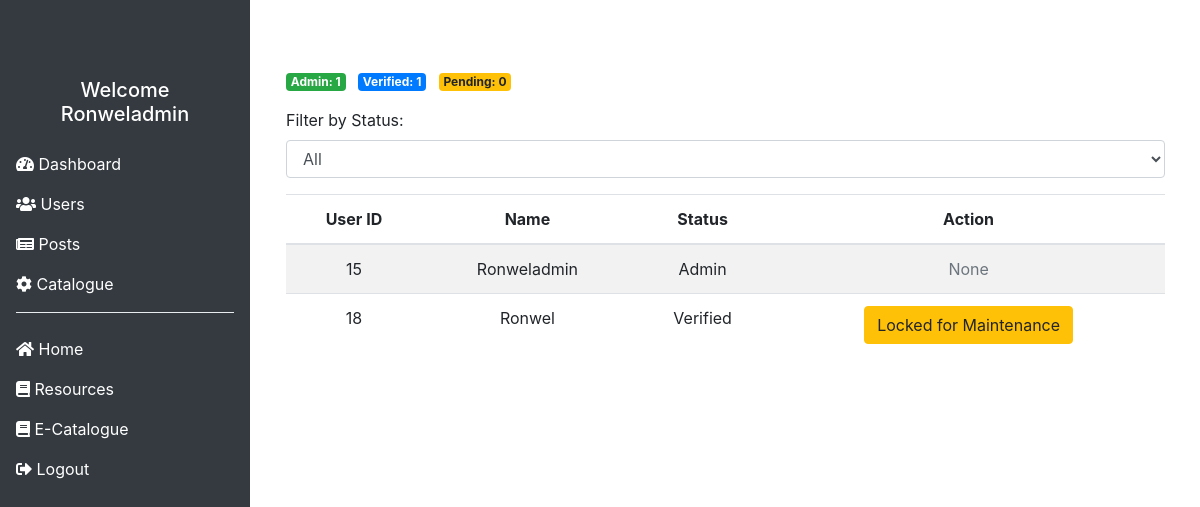
Page /admin/admin_users.php (signed in) on the committed database.
### tables this page shows
CREATE TABLE `users` (
  `id` int(11) NOT NULL,
  `username` varchar(50) NOT NULL,
  `password` varchar(255) NOT NULL,
  `email` varchar(100) NOT NULL,
  `created_at` timestamp NOT NULL DEFAULT current_timestamp(),
  `status` enum('verified','pending','semi-verified','admin') NOT NULL DEFAULT 'pending',
  `verification_token` varchar(255) DEFAULT NULL,
  `reset_token` varchar(100) DEFAULT NULL,
  `reset_token_expiry` datetime DEFAULT NULL
);

### admin/admin_users.php (the view, shortened to what this page needs)
<?php
include 'admin_nav.php';
include '../includes/dbcon.php';
function getUsersByStatus($status) {
    global $conn;
    if ($status === '') {
        $sql = "SELECT * FROM users";
    } else {
        $sql = "SELECT * FROM users WHERE status = ?";
    }
    $stmt = $conn->prepare($sql);
    if ($status !== '') {
        $stmt->bind_param("s", $status);
    }
    $stmt->execute();
    $result = $stmt->get_result();
    $users = [];
    if ($result->num_rows > 0) {
        while ($row = $result->fetch_assoc()) {
            $users[] = $row;
        }
    }
    return $users;
}
$statusFilter = isset($_GET['status']) ? $_GET['status'] : 'all';
if ($statusFilter == 'all') {
    $users = getUsersByStatus('');
} else {
    $users = getUsersByStatus($statusFilter);
}
$totalAdmin = count(getUsersByStatus('admin'));
$totalVerified = count(getUsersByStatus('verified'));
$totalPending = count(getUsersByStatus('pending'));
?>
<!DOCTYPE html>
<html lang="en">
<head>
</head>
<body class="content">
<div class="container mt-5">
    <div class="mb-3">
        <span class="badge badge-success mr-2">Admin: <?php echo $totalAdmin; ?></span>
        <span class="badge badge-primary mr-2">Verified: <?php echo $totalVerified; ?></span>
        <span class="badge badge-warning">Pending: <?php echo $totalPending; ?></span>
    </div>
    <div class="mb-3">
        <label for="statusFilter">Filter by Status:</label>
        <select id="statusFilter" class="form-control">
            <option value="all" <?php echo ($statusFilter == 'all') ? 'selected' : ''; ?>>All</option>
        </select>
    </div>
    <table class="table table-striped text-center">
        <thead>
            <tr>
                <th>User ID</th>
                <th>Name</th>
                <th>Status</th>
                <th>Action</th>
            </tr>
        </thead>
        <tbody>
            <?php foreach ($users as $user): ?>
                <tr>
                    <td><?php echo $user['id']; ?></td>
                    <td><?php echo $user['username']; ?></td>
                    <td><?php echo ucfirst($user['status']); ?></td>
                    <td>
                    <?php if ($user['status'] !== 'admin'): ?>
                        <button type="button" class="btn btn-warning" onclick="lockUser(<?php echo $user['id']; ?>)">Locked for Maintenance</button>
                    <?php else: ?>
                        <span class="text-muted">None</span>
                    <?php endif; ?>
                </td>
                </tr>
            <?php endforeach; ?>
        </tbody>
    </table>
</div>
</body>
</html>

### assets/css/admin.css (style rules this page uses)
.content { margin-left: 251px; padding: 20px; transition: margin-left 0.3s ease; }

### rows in the picture
users: id "15", username "Ronweladmin", status "Admin", shows "None"
users: id "18", username "Ronwel", status "Verified"

### other values in the picture
$_SESSION['username'] "Ronweladmin"
$totalAdmin "1"
$totalVerified "1"
$totalPending "0"
